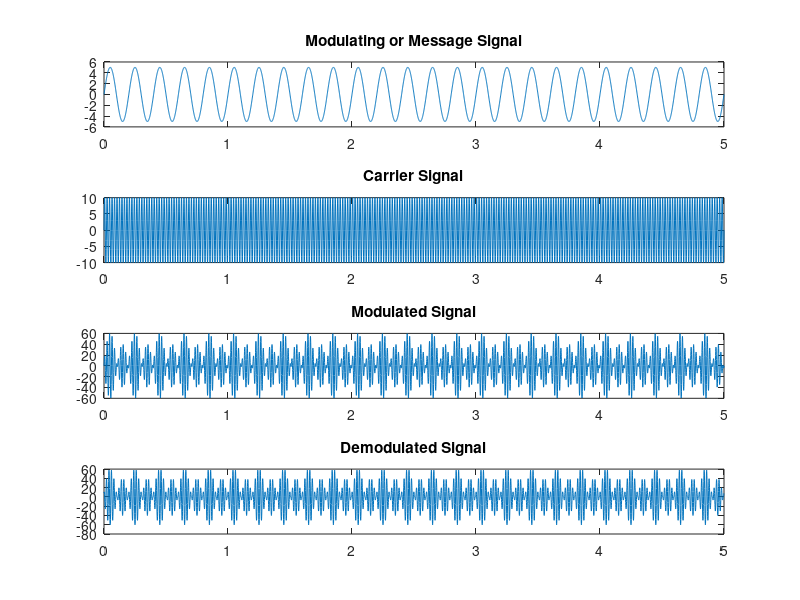

The MATLAB script that drew this image:
clc; #... Clear command line
clear all; #... Clear variables
close all; #... Clear figures

#... Modulation

msg_amplitude = 5;
msg_frequency = 5;
time = 00:0.001:5;
msg_signal = msg_amplitude*sin(2*pi*msg_frequency*time);
subplot(4,1,1);
plot(time, msg_signal);
title('Modulating or Message Signal');

carrier_amplitude = 10;
carrier_frequency = 50;
carrier_signal = carrier_amplitude*sin(2*pi*carrier_frequency*time);
subplot(4,1,2);
plot(time, carrier_signal);
title('Carrier Signal');

modulated_signal = (msg_signal+1).*carrier_signal;
subplot(4,1,3);
plot(time, modulated_signal);
title('Modulated Signal');

#... Demodulation

demodulated_signal = abs(hilbert(modulated_signal)).*cos(2*pi*carrier_frequency*time);
subplot(4,1,4);
plot(time, demodulated_signal);
title('Demodulated Signal');
